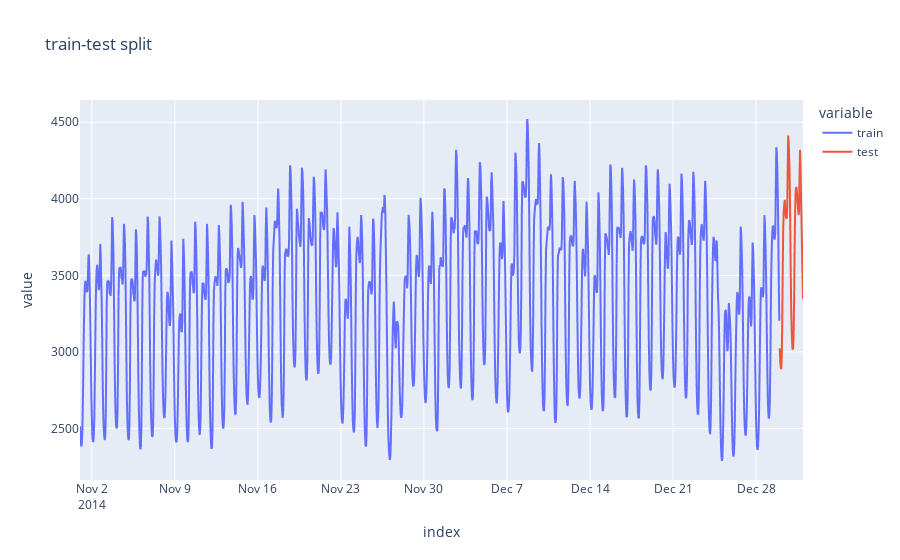

Write notebook code for a chart like this one.
### Code cell
fig2 = px.line(plot_test_table, y=['train', 'test'], title='train-test split')
fig2

### Figure 1 — Plotly figure (JSON) as saved in the notebook; plotly's stock layout.template omitted (floating-point values rounded to 4 significant figures; data arrays with more than 128 entries replaced by an {"elided": "..."} marker saying what was removed)
{"data": [{"hovertemplate": "variable=train<br>index=%{x}<br>value=%{y}<extra></extra>", "legendgroup": "train", "line": {"color": "#636efa", "dash": "solid"}, "marker": {"symbol": "circle"}, "mode": "lines", "name": "train", "showlegend": true, "type": "scattergl", "x": {"elided": "1464 str values"}, "xaxis": "x", "y": {"elided": "1464 int values"}, "yaxis": "y"}, {"hovertemplate": "variable=test<br>index=%{x}<br>value=%{y}<extra></extra>", "legendgroup": "test", "line": {"color": "#EF553B", "dash": "solid"}, "marker": {"symbol": "circle"}, "mode": "lines", "name": "test", "showlegend": true, "type": "scattergl", "x": {"elided": "1464 str values"}, "xaxis": "x", "y": {"elided": "1464 int values"}, "yaxis": "y"}], "layout": {"legend": {"title": {"text": "variable"}, "tracegroupgap": 0}, "title": {"text": "train-test split"}, "xaxis": {"anchor": "y", "domain": [0, 1], "title": {"text": "index"}}, "yaxis": {"anchor": "x", "domain": [0, 1], "title": {"text": "value"}}}}
